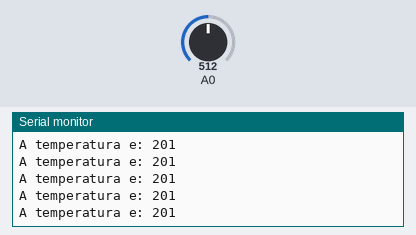
Bench run of a sketch on a simulated Arduino Uno, built with avr-gcc and run on an emulated ATmega328P. On the bench: the last lines printed to the serial monitor. Inputs (shaded band) come from the test bench; at power-on: A0 = 512.

Above: at 2.7 s.
2.8 s: A0 set to 313
At 3.4 s:
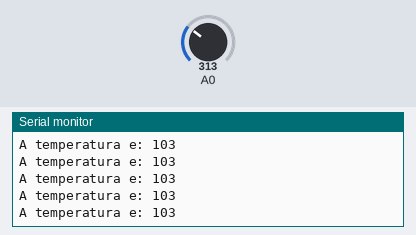
5.8 s: A0 set to 293
At 6.6 s:
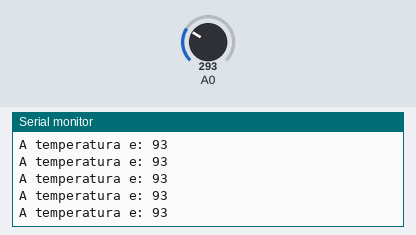
Timing chart, 0 to 8.8 s (numbered marks = the images above; inputs shaded):
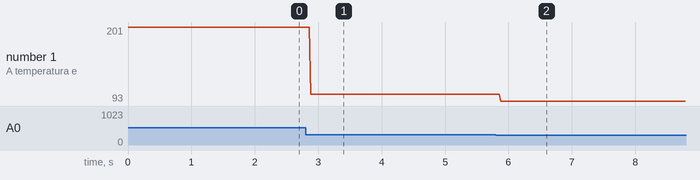

Measured:
- after the input at 2.8 s, the serial monitor: prints a new line after 0.08 s (image 1)
- after the input at 5.8 s, the serial monitor: prints a new line after 0.08 s (image 2)
- plotted number 1: 201 → 103 after the input at 2.8 s, 103 → 93 after the input at 5.8 s

The sketch:

Ex8.ino
```cpp
String temp;

void setup() {

    Serial.begin(9600);

}

void loop() {

    temp = String(map(((analogRead(A0) - 20) * 3.04), 0, 1023, -40, 125));

    Serial.println("A temperatura e: " + temp);

}
```
